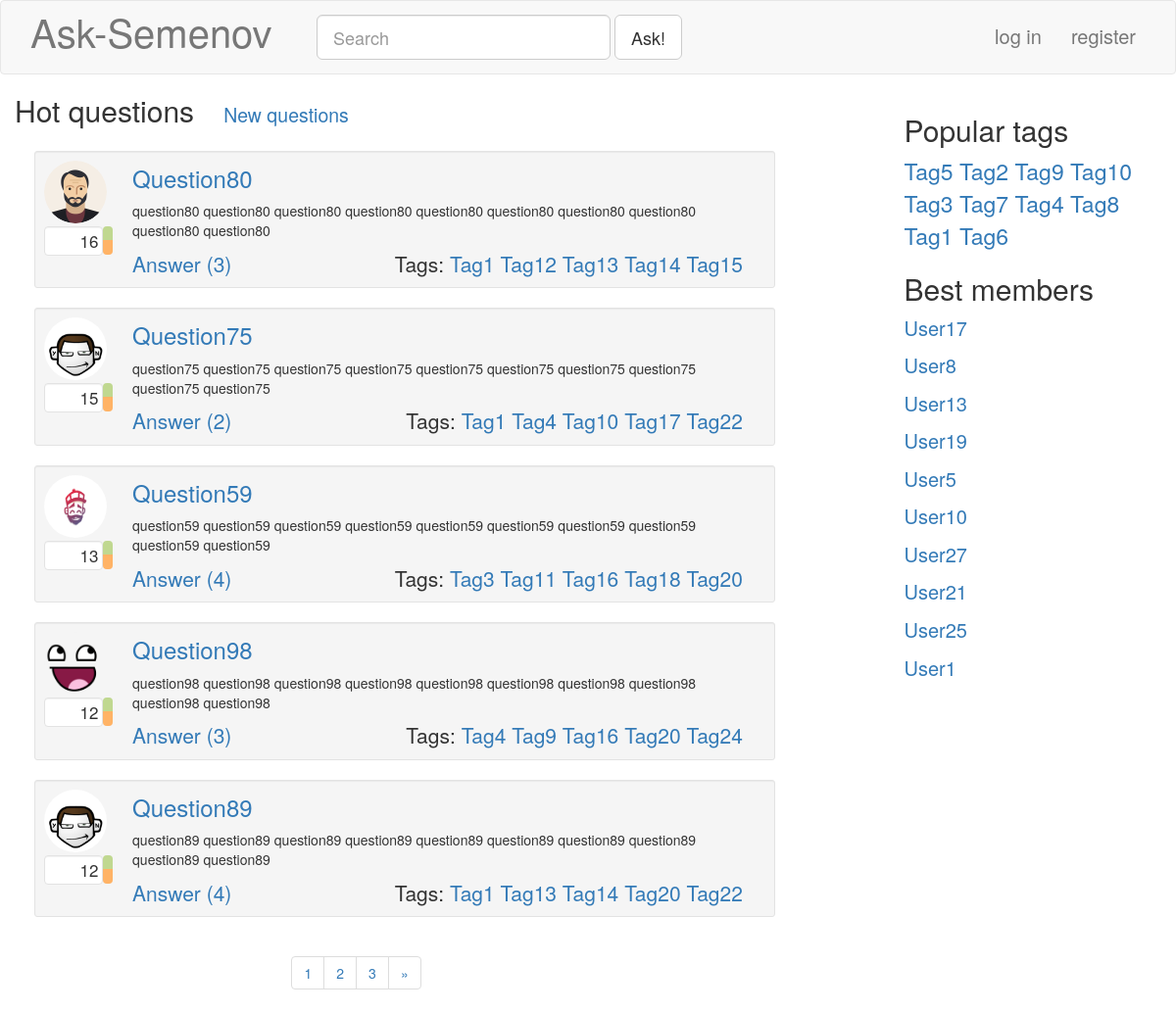
Page /hot/ on the earlier database version.
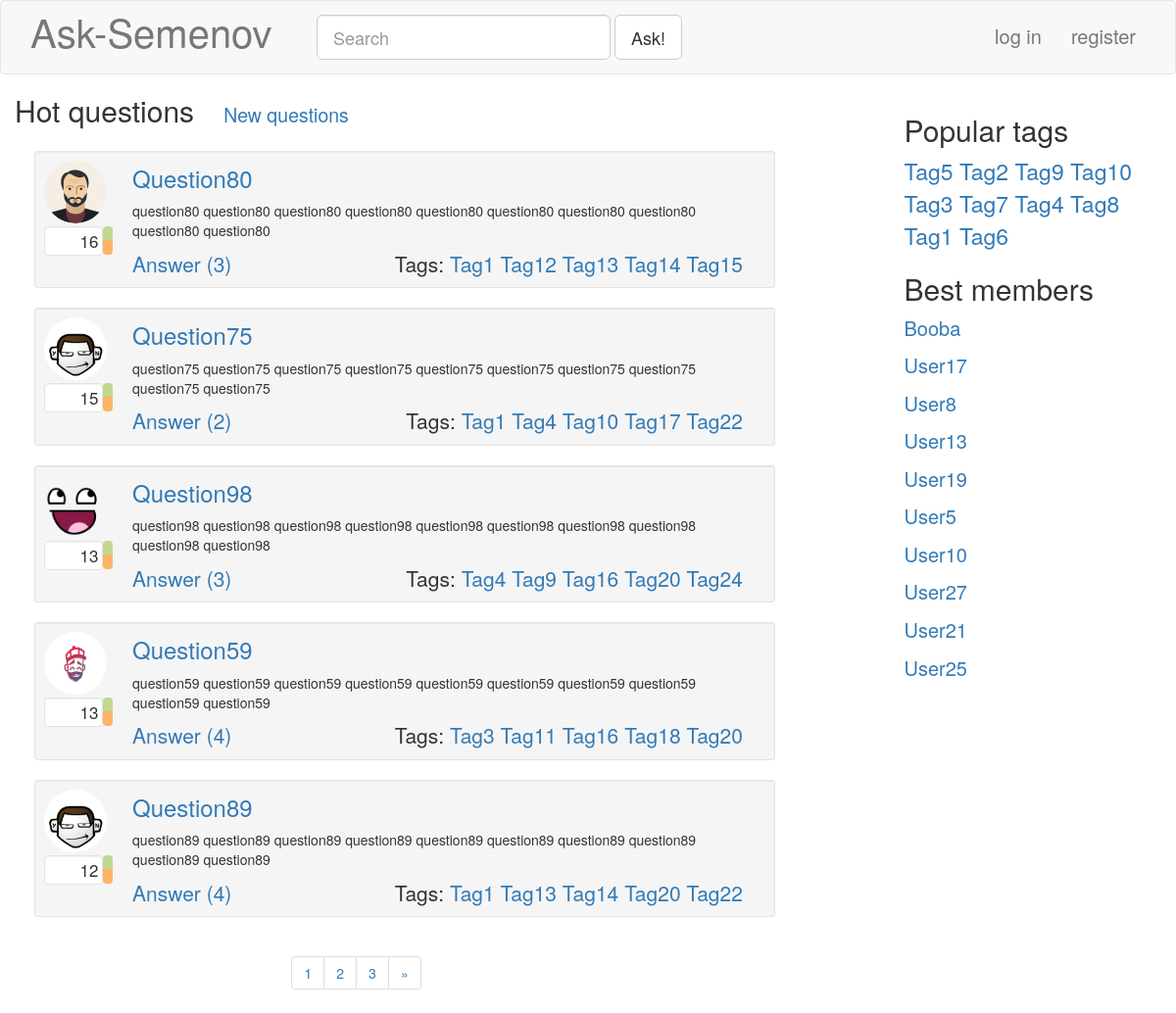
Same page on the later database version.
### blog/models.py (models this page shows, shortened)
class Question( models.Model ):
	caption = models.CharField( null = False, blank = False, max_length = 100 )
	rating = models.IntegerField( null = False, default = 0 )
	text = models.TextField( null = False, blank = False )
	tags = models.ManyToManyField( 'Tag' )
	postDate = models.DateTimeField( null = False, blank = True, auto_now_add = True )
	author = models.ForeignKey( 'Profile', null = False, blank = False, on_delete = models.CASCADE )
	objects = QuestionManager()
	def answersCount( self ):
		return self.answer_set.count()
	class Meta:
		verbose_name = "Вопрос"
		verbose_name_plural = "Вопросы"

class Profile( models.Model ):
	user = models.OneToOneField( User, null = False, blank = False, on_delete = models.CASCADE )
	nickname = models.TextField( null = False, blank = False, max_length = 30 )
	image = models.ImageField( null = False, blank = True, upload_to = '', default = 'dummy.png', max_length = 100 )
	rating = models.IntegerField( null = False, default = 0 )
	objects = ProfileManager()
	class Meta:
		verbose_name = "Профиль"
		verbose_name_plural = "Профили"

class Tag( models.Model ):
	caption = models.CharField( unique = True, null = False, blank = False, max_length = 20 )
	objects = TagManager()
	def __str__( self ):
		return str( self.caption )
	class Meta:
		verbose_name = "Тэг"
		verbose_name_plural = "Тэги"

### blog/views.py (the view)
# urls.py: url(r'^hot/$', blogViews.hotQuestions, name="hotQuestions"),
def hotQuestions( request ):
	result = makeBase( request )
	questions = Question.objects.rating_sorted()
	result[ 'questions' ], result[ 'pageNumbers' ] = Paginate( request, questions, 5 )
	return render( request, 'hotquestions.html', result )

### blog/models.py (called while the page is built)
	def rating_sorted( self ):
		return super( TagManager, self ).annotate( questionCount = models.Count( 'question' ) ).order_by( '-questionCount' )

	def rating_sorted( self ):
		return super( QuestionManager, self ).order_by( '-rating', '-postDate' )

	def rating_sorted( self ):
		return super( ProfileManager, self ).order_by( '-rating' )

### blog/views.py (called while the page is built)
def makeBase( request ):
	result = {
		'hotTags': Tag.objects.rating_sorted()[:10],
		'bestMembers': Profile.objects.rating_sorted()[:10],
	}
	if ( request.user.is_authenticated ):
		result[ 'profile' ] = Profile.objects.get_by_login( request.user.username )
	else:
		result[ 'profile' ] = None
	return result

def Paginate( request, container, perPage ):
	paginator = Paginator( container, perPage )
	pageNumber = request.GET.get( 'page' ) #gets page from get parameters
	try:
		page = paginator.page( pageNumber )
	except PageNotAnInteger:
		page = paginator.page( 1 )
	except EmptyPage:
		page = paginator.page( paginator.num_pages )
	pageNumbers = []
	for i in range( -2, 3 ):
		if ( page.number + i ) in paginator.page_range:
			pageNumbers.append( page.number + i )
	return page, pageNumbers

### templates/hotquestions.html
{% extends "index.html" %}
{% block customContentCaption %}
<div class="container-fluid">
	{% url 'mainPage' as mainPageURL %}
	<h2>Hot questions<small class="ask-questionListSubHeader"><a href="{{ mainPageURL }}">New questions</a></small></h2>
</div>
{% endblock %}

### templates/base.html (shortened to what this page needs)
{% load static %}
<!DOCTYPE html>
<html>
	<head>
		<link rel="stylesheet" href="{% static "css/bootstrap.min.css" %}">
		<link rel="stylesheet" href="{% static "css/base.css" %}">
		{% block extras %}{% endblock %}
	</head>
	<body>
		<nav class="navbar navbar-default ask-navbar">
			<div class="container-fluid">
				<div class="navbar-header col-md-3">
		      		{% url 'mainPage' as mainPageURL %}
					<a class="navbar-brand ask-navbarBrand" href="{{ mainPageURL }}">Ask-Semenov</a>
				</div>
				<div class="collapse navbar-collapse">
					{% url 'askQuestion' as askURL %}
					<form class="navbar-form navbar-left" role="search" action="{{ askURL }}">
						<div class="form-group">
							<input id="ask-mainSearchField" class="form-control input-lg" type="text"  placeholder="Search">
						</div>
						<button type="submit" class="btn btn-lg btn-default">Ask!</button>
					</form>
				{% if profile %}
					<ul class="nav navbar-nav navbar-right">
						<li class="pull-right">
							<div class="media">
								<div class="media-left media-middle">
									<a class="navbar-link" href="#">
										<img id="ask-profilePicture" class="media-object img-circle" src="{{ profile.image.url }}">
									</a>
								</div>
								<div class="media-right">
									<h4> {{ profile.nickname }}</h4>
									<div>
										{% url 'settings' as settingsURL %}
										<a href="{{ settingsURL }}">Settings</a>
										{% url 'logout' as logoutURL %}
										<a href="{{ logoutURL }}">Log out</a>
									</div>
								</div>
							</div>
						</li>
					</ul>
				{% else %}
					<ul class="nav navbar-nav navbar-right ask-navbarLoginSection">
						<li>
							{% url 'login' as loginURL %}
							<a href="{{ loginURL }}">log in</a>
						</li>
						<li>
							{% url 'signup' as signupURL %}
							<a href="{{ signupURL }}">register</a>
						</li>
					</ul>
				{% endif %}
				</div>
			</div>
		</nav>
		<div class="row">
			<div class="container col-md-9">
			{% block customContentCaption %} {% endblock %}
			{% block customContent %}{% endblock %}
			</div>
			<div class="col-md-3 ask-rightColumn">
				<div class="ask-tagsBlock">
					<h2>Popular tags</h2>
					<div class="ask-popularTags">
					{% for tag in hotTags %}
					{% url 'taggedQuestions' tag as taggedQuestionsURL %}
						<a href="{{ taggedQuestionsURL }}">{{ tag.caption|title }}</a>
					{% endfor %}
					</div>
				</div>
				<div class="ask-bestMembersBlock">
					<h2>Best members</h2>
					<ul class="list-unstyled ask-bestMembers">
					{% for member in bestMembers %}
						<li><a href="#">{{ member.nickname }}</a></li>
					{% endfor %}
					</ul>
				</div>
			</div>
		</div>
	</body>
</html>

### templates/singlequestion.html
{% load static %}
<div id="question{{ question.id }}" class="well well-sm ask-questionListElement">
	<div class="media">
		<div class="media-left ask-questionListElementUserBlock">
			<a href="#">
				<img class="media-object img-circle ask-questionProfileImage" src="{{ question.author.image.url }}">
			</a>
			<div class="ask-questionRatingBlock">
				<div id="qrf{{ question.id }}" class="well pull-left text-right ask-questionRatingField">
					{{ question.rating }}
				</div>
				<div id="qrbg{{ question.id }}" class="btn-group-vertical pull-left ask-questionRatingButtonsGroup" role="group">
						<button type="button" class="btn ask-ratingButton ask-ratingUpButton"></button>
						<button type="button" class="btn ask-ratingButton ask-ratingDownButton"></button>
				</div>
			</div>
		</div>
		<div class="media-right ask-questionListElementQuestionBlock">
			{% url 'answer' question.id as questionURL %}
			<h3 class="ask-questionListElementCaption"><a href="{{ questionURL }}"> {{ question.caption }} </a></h3>
			<div><p> {{ question.text }} </p></div><br>
			<div class="ask-questionListElementBottomLine">
				{% url 'answer' question.id as questionURL %}
				<a class="lead" href="{{ questionURL }}">Answer ({{ question.answersCount }})</a>
				<span class="lead pull-right ask-questionListElementTags">
					Tags:
				{% for tag in question.tags.all %}
				{% url 'taggedQuestions' tag as taggedQuestionsUrl %}
					<a href="{{ taggedQuestionsUrl }}">{{ tag }}</a>
				{% endfor %}
				</span>
			</div>
		</div>
	</div>
</div>

Differences in the rows shown:
no longer on this page (row unchanged): Profile: nickname "User1"
changed Question "Question98": rating "12" → "13"; moves up the list
added Profile: nickname "Booba"
